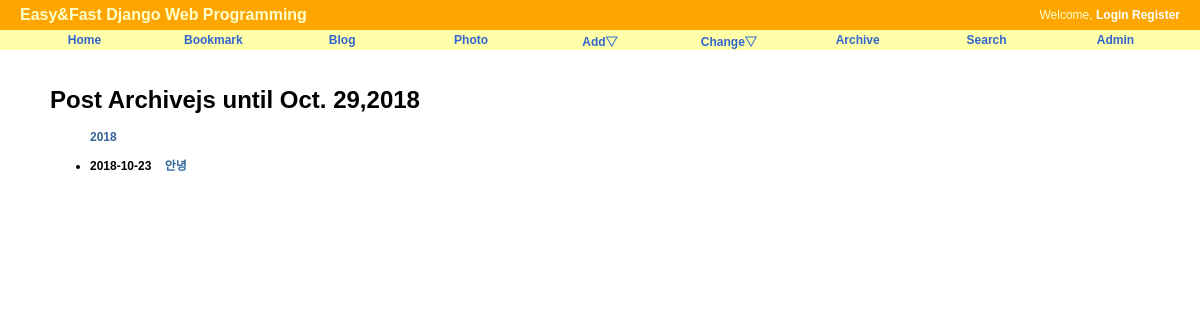
Page /blog/archive on the earlier database version.
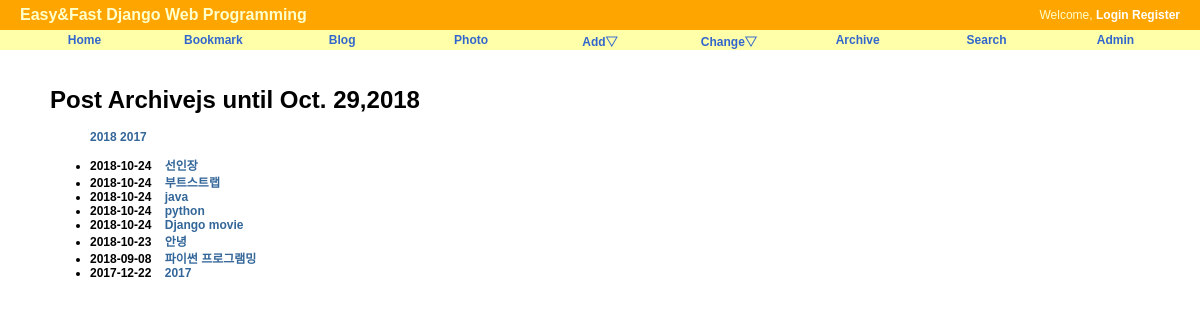
Same page on the later database version.
### blog/models.py (models this page shows, shortened)
class Post(models.Model):
    title = models.CharField('TITLE',max_length=50)
    slug = models.SlugField('SLUG', unique=True, allow_unicode=True,help_text = 'one word for title alias.')
    description = models.CharField('DESCRIPTION',max_length=100,blank=True, null=True, help_text='simple description text.')
    content = models.TextField('CONTENT')
    create_date = models.DateTimeField('Create Date',auto_now_add =True)
    modify_date = models.DateTimeField('Modify Date', auto_now=True)
    owner = models.ForeignKey(User, null=True, on_delete=models.CASCADE)
    class Meta:
        verbose_name = 'post'
        verbose_name_plural = 'posts'
        db_table = 'blog_posts'
        ordering = ('-modify_date', )
    def get_absolute_url(self):
        return reverse('blog:post_detail', args=(self.slug,))

### blog/views.py (the view)
# urls.py: path('archive', PostAV.as_view(), name="post_archive"),
class PostAV(ArchiveIndexView):
    model = Post
    date_field = 'modify_date'

### blog/templates/blog/post_archive.html (shortened to what this page needs)
{% extends "base.html" %}
{% block content %}
<div id="content">
<h1>Post Archivejs until {% now "N d,Y"%} </h1>
<ul>
    {% for date in date_list %}
        <li style="display: inline;">
            <a href="{% url 'blog:post_year_archive' date|date:"Y" %}">  {{date|date:"Y"}} </a>
        </li>
    {% endfor %}
</ul>
<div>
    <ul>
        {% for post in object_list %}
            <li> {{post.modify_date |date:"Y-m-d"}} &nbsp;&nbsp;
                <a href ="{{ post.get_absolute_url }}"><strong> {{post.title}} </strong></a>
            </li>
        {% endfor %}
{% endblock %}

### templates/base.html (shortened to what this page needs)
<!DOCTYPE html>
<html lang="ko">
<head>
{% load staticfiles %}
<link rel="stylesheet" type="text/css" href="{% block stylesheet %}{% static "css/base.css" %}{% endblock %}" />
<link rel="stylesheet" type="text/css" href="{% block extrastyle %}{% endblock %}" />
</head>
<body>
<div id="header">
    <h2 class="maintitle">Easy&amp;Fast Django Web Programming</h2>
    {% if user.is_active %}
    <h4 class="welcome">Welcome, user /
                <a href="{% url 'password_change'%}">Change Password</a> /
                <a href="{% url 'logout'%}">Logout</a
    </h4>
    {% else %}
        <h4 class="welcome">Welcome, <strong> {% firstof user.get_short_name user.get_username %}
                <a href="{% url 'login'%}">Login</a>
                <a href="{% url 'register' %}">Register</a>
    {% endif %}
</div>
<div id="menu">
    <li><a href="{% url 'home' %}">Home</a></li>
    <li><a href="{% url 'bookmark:index' %}">Bookmark</a></li>
    <li><a href="{% url 'blog:index' %}">Blog</a></li>
    <li><a href="#">Photo</a></li>
    <li><a href="#">Add&bigtriangledown;</a>
    </li>
    <li><a href="#">Change&bigtriangledown;</a>
    </li>
    <li><a href="{% url 'blog:post_archive' %}">Archive</a></li>
    <li><a href="{% url 'blog:search' %}"> Search</a></li>
    <li><a href="{% url 'admin:index' %}">Admin</a></li>
</div>
{% block content %}{% endblock %}
</body>
</html>

### static/css/base.css (style rules this page uses)
body { font-family: "Lucida Grande", Verdana, Arial, sans-serif; font-size: 12px; }
div#header { position: absolute; top: 0px; left: 0px; height: 30px; width: 100%; display: table; background: orange; }
div#menu { position: absolute; top: 30px; left: 0px; height: 20px; width: 100%; display: table; table-layout: fixed; border-spacing: 40px 0px; background: #ffa; font-size: 12px; }
div#content { position: absolute; top: 70px; left: 50px; right: 50px; }
.maintitle { display: table-cell; vertical-align: middle; padding-left: 20px; color: #ffc; font-weight: bold; font-size: 16px; }
.welcome { display: table-cell; vertical-align: middle; text-align: right; padding-right: 20px; color: #ffc; font-weight: normal; font-size: 12px; }
.welcome a:link, .welcome a:visited { color: white; }
div#menu a:link, div#menu a:visited { color: #36c; }
div#menu > li { display: table-cell; vertical-align: middle; border-radius: 25px; text-align: center; font-weight: bold; }
a:link, a:visited { color: #369; text-decoration: none; }

Differences in the rows shown:
added Post: modify_date "2018-10-24", title "선인장"
added Post: modify_date "2018-10-24", title "부트스트랩"
added Post: modify_date "2018-10-24", title "java"
added Post: modify_date "2018-10-24", title "python"
added Post: modify_date "2018-10-24", title "Django movie"
added Post: modify_date "2018-09-08", title "파이썬 프로그램밍"
added Post: modify_date "2017-12-22", title "2017"
Other differences:
new list line: "2017"
